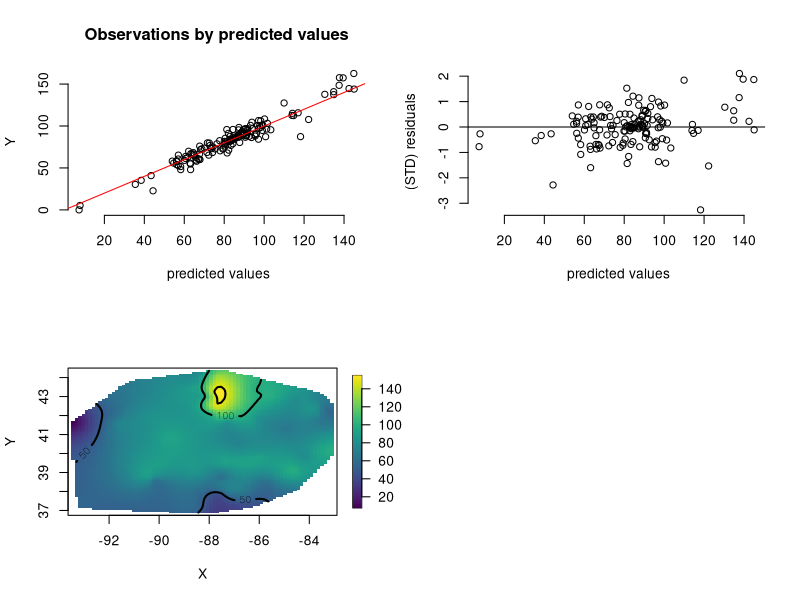

Here is the R script that generated this plot:
library(fields)


### Name: spatialProcess
### Title: Estimates a spatial process model.
### Aliases: spatialProcess plot.spatialProcess print.spatialProcess
### Keywords: spatial

### ** Examples

data( ozone2)
# x is a two column matrix where each row is a location in lon/lat 
# coordinates
  x<- ozone2$lon.lat
# y is a vector of ozone measurements at day 16 a the locations. 
  y<- ozone2$y[16,]
  obj<- spatialProcess( x, y)
# summary of model
  summary( obj)
# diagnostic plots
  set.panel(2,2)
  plot(obj)
# plot 1 data vs. predicted values
# plot 2 residuals vs. predicted
# plot 3 criteria to select the smoothing
#        parameter lambda = sigma^2 / rho
#        the x axis has transformed lambda
#        in terms of effective degrees of freedom 
#        to make it easier to interpret
#        Note that here the GCV function is minimized
#        while the REML is maximzed. 
# plot 4 the log profile likelihood used to 
#        determine theta. 
#
# predictions on a grid 
  surface( obj)
#(see also predictSurface for more control on evaluation grid
# and plotting)
#  

## Not run: 
##D # working with covariates and filling in missing station data
##D # using an ensemble method
##D # see the example under  help(sim.spatialProcess) to see how to 
##D # handle a conditional simulation on a grid of predictions with 
##D # covariates. 
##D data(COmonthlyMet)
##D   fit1E<- spatialProcess(CO.loc,CO.tmin.MAM.climate, Z=CO.elev, 
##D                                theta.range= c(.25, 2.0) )
##D   set.panel( 2,2)                             
##D   plot( fit1E)
##D   
##D # conditional simulation at missing data
##D   notThere<- is.na(CO.tmin.MAM.climate )
##D   xp <- CO.loc[notThere,]
##D   Zp <- CO.elev[notThere]
##D   infill<- sim.spatialProcess( fit1E, xp=xp,
##D                       Z= Zp, M= 10)
##D #  
##D # interpretation is that these infilled values are all equally plausible 
##D # given the observations and also given the estimated covariance model
##D #  
##D # for extra credit one could now standardized the infilled values to have
##D # conditional mean and variance from the exact computations
##D #  e.g. predict( fit1E, xp=CO.loc[!good,],  Z= CO.elev[!good])
##D #  and  predictSE(fit1E, xp=CO.loc[!good,],  Z= CO.elev[!good])  
##D # with these standardization one would still preserve the correlations
##D # among the infilled values that is also important for considering them as a
##D # multivariate prediction.
##D # conditional simulation on a grid but not using the covariate of elevation
##D  fit2<- spatialProcess(CO.loc,CO.tmin.MAM.climate, 
##D                                theta.range= c(.25, 2.0) )
##D # note larger range parameter
##D # create 2500 grids using handy function
##D gridList <- fields.x.to.grid( fit2$x, nx=50,ny=50)
##D xGrid<- make.surface.grid( gridList)
##D ensemble<- sim.spatialProcess( fit2, xp=xGrid, M= 5)
##D # this is an "n^3" computation so increasing the grid size 
##D # can slow things down for computation 
##D image.plot( as.surface( xGrid, ensemble[1,]))
##D set.panel()
## End(Not run)

## Not run: 
##D data( ozone2)
##D # x is a two column matrix where each row is a location in lon/lat 
##D # coordinates
##D   x<- ozone2$lon.lat
##D # y is a vector of ozone measurements at day 16 a the locations. 
##D   y<- ozone2$y[16,]
##D # a comparison to using an exponential and Wendland covariance function
##D # and great circle distance -- just to make range easier to interpret.
##D     obj <- spatialProcess( x, y,
##D                               Distance = "rdist.earth")
##D 	obj2<- spatialProcess( x, y,
##D 	        cov.args = list(Covariance = "Exponential"), 
##D                               Distance = "rdist.earth" )
##D 	obj3<- spatialProcess( x, y,
##D 	        cov.args = list(Covariance = "Wendland",
##D 	                        dimension  = 2,
##D 	                                 k = 2),
##D 	                          Distance = "rdist.earth")
##D # obj2 could be also be fit using the argument:
##D #   cov.args = list(Covariance = "Matern", smoothness=.5)
##D #	                          
##D # Note very different range parameters - BTW these are in miles
##D # but similar nugget variances. 
##D obj$pars
##D obj2$pars
##D obj3$pars
##D # since the exponential is Matern with smoothness == .5 the first two
##D # fits can be compared in terms of their likelihoods
##D # the REML value is slightly higher for obj verses obj2 (598.4  > 596.7)
##D # these are the _negative_ log  likelihoods so suggests a preference for the
##D # exponential model 
##D # 
##D # does it really matter in terms of spatial prediction?
##D set.panel( 3,1)
##D surface( obj)
##D US( add=TRUE)
##D title("Matern sm= 1.0")
##D surface( obj2)
##D US( add=TRUE)
##D title("Matern sm= .5")
##D surface( obj3)
##D US( add=TRUE)
##D title("Wendland k =2")
##D # prediction standard errors
##D # these take a while because prediction errors are based 
##D # directly on the Kriging weight matrix
##D # see mKrig for an alternative.
##D set.panel( 2,1)
##D out.p<- predictSurfaceSE( obj, nx=40,ny=40)
##D surface( out.p)
##D US( add=TRUE)
##D title("Matern sm= 1.0")
##D points( x, col="magenta")
##D #
##D out.p<- predictSurfaceSE( obj, nx=40,ny=40)
##D surface( out.p)
##D US( add=TRUE)
##D points( x, col="magenta")
##D title("Matern sm= .5")
## End(Not run)
set.panel(1,1)

## Not run: 
##D ### comparison with GeoR
##D   data(ozone2)
##D   x<- ozone2$lon.lat
##D   y<- ozone2$y[16,]
##D   good<-!is.na(y)
##D   x1<- x[good,]
##D   y1<- y[good]
##D   
##D   obj<- spatialProcess( x, y, mKrig.args= list(m=1), smoothness = .5 )
##D   
##D   library( geoR)
##D   ml.n <- likfit(coords= x1, data=y1, ini = c(570, 3), nug = 50)
##D   # compare to 
##D   stuffFields<- obj$MLEInfo$MLEJoint$summary[c(1,3,4,5)]
##D   stuffGeoR<- c( ml.n$loglik, ml.n$phi, sqrt(ml.n$nugget),ml.n$sigmasq) 
##D   test.for.zero(  max(stuffFields/stuffGeoR), 1, tol=.004)    
## End(Not run)
